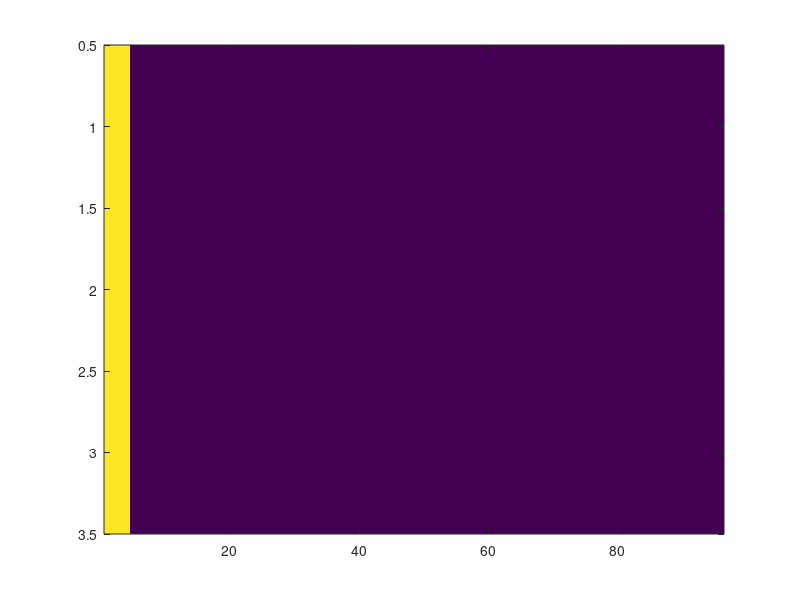

Recreate this plot in MATLAB. (Note: this script raises an error after producing the figure.)
%--------------------------------------------------------------------------
a = ones(3,4);
b = zeros(3,(96-4)/2);
brightStripe = [a,b,b];
figure, imagesc(brightStripe)
make_pattern_x_11x3(brightStripe, 'Pattern_brightStripeNonWrap_3x11')

a = ones(3,4);
b = zeros(3,(96-4)/2);
brightStripe = [a,b,b];
figure, imagesc(brightStripe)
make_pattern_x_12x3(brightStripe, 'Pattern_brightStripeNonWrap_3x12')

%--------------------------------------------------------------------------






%--------------------------------------------------------------------------
%3*11 arena for closed loop

%brigth stripe
a = ones(1,4);
b = zeros(1,(88-4)/2);
brightStripe = [b,a,b];
figure, imagesc(brightStripe)

%dark stripe
c = ones(3, 88);
darkStripe = c - brightStripe;
figure, imagesc(darkStripe)

%wide dark sripe
a = ones(3,8);
b = zeros(3,(88-8)/2);
brightWideStripe = [b,a,b];
figure, imagesc(brightWideStripe)

%wide bright stripe
c = ones(3, 88);
darkWideStripe = c - brightWideStripe;
figure, imagesc(darkWideStripe)

%horizontal grating
a=[0 0 0 0 1 1 1 1];
horizontalGrating =repmat(a,3,11);
figure, imagesc(horizontalGrating)


%birght dot small
a = [zeros(11,1); 1; 1; zeros(11,1)];
a = repmat(a, 1, 2);  
b = zeros(24,(88-2)/2);
brightDotSmall = [b,a,b];
figure, imagesc(brightDotSmall)


%dark dot small
c = ones(24, 88);
darkDotSmall = c - brightDotSmall;
figure, imagesc(darkDotSmall)


%bright dot large
a = [zeros(10,1); 1; 1; 1; 1;  zeros(10,1)];
a = repmat(a, 1, 4);  
b = zeros(24,(88-4)/2);
brightDotLarge = [b,a,b];
figure, imagesc(brightDotLarge)


%dark dot large
c = ones(24, 88);
darkDotLarge = c - brightDotLarge;
figure, imagesc(darkDotLarge)



%make pattern for closed loop flying, use same stripe patterns as above
make_pattern_x2_11x3CL(brightStripe, 'brightStripeCL_3x11dim')
make_pattern_x2_11x3CL(darkStripe, 'darkStripeCL_3x11dim')
make_pattern_x2_11x3CL(brightWideStripe, 'brightWideStripeCL_3x11dim')
make_pattern_x2_11x3CL(darkWideStripe, 'darkWideStripeCL_3x11dim')
make_pattern_x2_11x3CL(horizontalGrating, 'horizontalGratingCL_3x11dim')

make_pattern_x_11x3(brightDotSmall, 'brightDotSmall_3x11')
make_pattern_x_11x3(darkDotSmall, 'darkDotSmall_3x11')
make_pattern_x_11x3(brightDotLarge, 'brightDotLarge_3x11')
make_pattern_x_11x3(darkDotLarge, 'darkDotLarge_3x11')

% 
% %horizontal grating
% 
% a=[0 0 0 0 1 1 1 1];
% horizontalGrating =repmat(a,3,11);
% figure, imagesc(horizontalGrating)
% make_pattern_x2_11x3(horizontalGrating, 'test2223')


%sine gratings for closed loop
%vertical sine grating hihg intensity
ampl = 3;
a = round(ampl * sin((2*pi/8)*[0:7]))+ampl;
figure, plot(a, '-*')
verticalSineGratingHigh =repmat(a,2,7);
figure, imagesc(verticalSineGratingHigh)

%vertical sine grating medium intensity
ampl = 2;
a = round(ampl * sin((2*pi/8)*[0:7]))+ampl;
figure, plot(a, '-*')
verticalSineGratingMedium =repmat(a,2,7);
figure, imagesc(verticalSineGratingMedium)

%vertical sine grating low intensity
ampl = 1;
a = round(ampl * sin((2*pi/8)*[0:7]))+ampl;
figure, plot(a, '-*')
verticalSineGratingLow =repmat(a,2,7);
figure, imagesc(verticalSineGratingLow)


make_pattern_x2_7x2(verticalSineGratingHigh, 'verticalSineGratingHigh')
make_pattern_x2_7x2(verticalSineGratingMedium, 'verticalSineGratingMedium')
make_pattern_x2_7x2(verticalSineGratingLow, 'verticalSineGratingLow')


%horizontal sine grating
%vertical grating
ampl = 3;
a = [round(ampl * sin((2*pi/8)*[0:7]))+ampl]';
horizontalSineGratingHigh =repmat(a,2,56);
figure, imagesc(horizontalGratingHigh);

ampl = 2;
a = [round(ampl * sin((2*pi/8)*[0:7]))+ampl]';
horizontalSineGratingMedium =repmat(a,2,56);
figure, imagesc(horizontalGratingMedium)

ampl = 1;
a = [round(ampl * sin((2*pi/8)*[0:7]))+ampl]';
horizontalSineGratingLow =repmat(a,2,56);
figure, imagesc(horizontalGratingLow)

make_pattern_y(horizontalSineGratingHigh, 'horizontalSineGratingHigh')
make_pattern_y(horizontalSineGratingMedium, 'horizontalSineGratingMedium')
make_pattern_y(horizontalSineGratingLow, 'horizontalSineGratingLow')



%--------------------------------------------------------------------------
%dot pattern for receptive field measurements

%dot pattern for receptive field measurements

%bright dot diagonal (dot that can be moved in x and y)
brightDotDiagonal = zeros(16, 56);
brightDotDiagonal(1:6, 1:6) = 1;
figure, imagesc(brightDotDiagonal);
make_pattern_xy(brightDotDiagonal, 'brightDotDiagonal')

%dark dot diagonal
darkDotDiagonal = 1 - brightDotDiagonal;
figure, imagesc(darkDotDiagonal);
make_pattern_xy(darkDotDiagonal, 'darkDotDiagonal')


%horizontal grating column
horizontalGratingCol = zeros(16, 56);
a = [0 0 0 0 1 1 1 1]';
horizontalGratingCol = repmat(a,2,56);
horizontalGratingCol(:, 13:end) = 0;
figure, imagesc(horizontalGratingCol);
make_pattern_xy(horizontalGratingCol, 'horizontalGratingCol')



% brighthorizontal stripe column
a = ones(4,56);
b = zeros(6,56);
brightStripeHorCol = [b;a;b];
brightStripeHorCol(:, 13:end) = 0;
figure, imagesc(brightStripeHorCol)
make_pattern_xy(brightStripeHorCol, 'brightStripeHorCol')

%dark stripe horizontal column
darkStripeHorCol = 1-brightStripeHorCol;
figure, imagesc(darkStripeHorCol)
make_pattern_xy(darkStripeHorCol, 'darkStripeHorCol')

%allOn Pattern (dim)
allOn = ones(2, 56);
make_pattern_x2_7x2(allOn, 'allOn')

%all off pattern
allOff = zeros(2, 56);
make_pattern_x2_7x2(allOff, 'allOff')


make_pattern_x2_7x2NonWrap(darkWideStripe, 'darkWideStripeCLNonWrap_left0')







